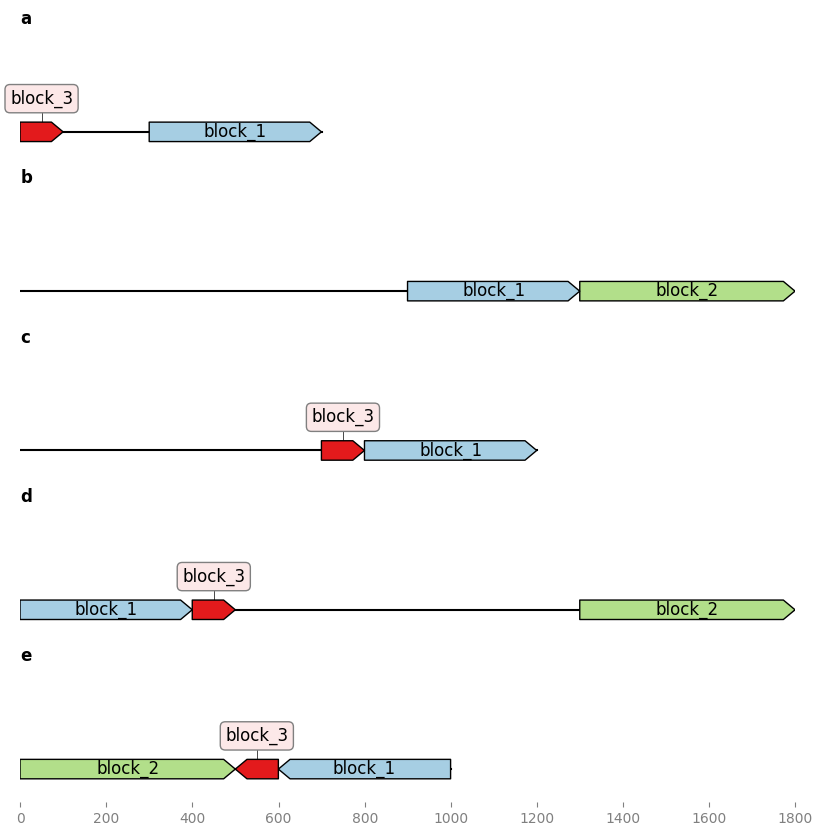

The script that saved this image:
from geneblocks import CommonBlocks
from geneblocks.biotools import reverse_complement, random_dna_sequence

C1, A, B, C2, C3, D, E, F = [random_dna_sequence(100 * L) for L in range(1, 9)]

sequences = {
    "a": C1 + A + C2,
    "b": B + D + C2 + C3,
    "c": E + C1 + C2,
    "d": C2 + C1 + F + C3,
    "e": C3 + reverse_complement(C2 + C1)
}

common_blocks = CommonBlocks.from_sequences(sequences)
axes = common_blocks.plot_common_blocks()
axes[0].figure.savefig("common_blocks.png", bbox_inches="tight")
